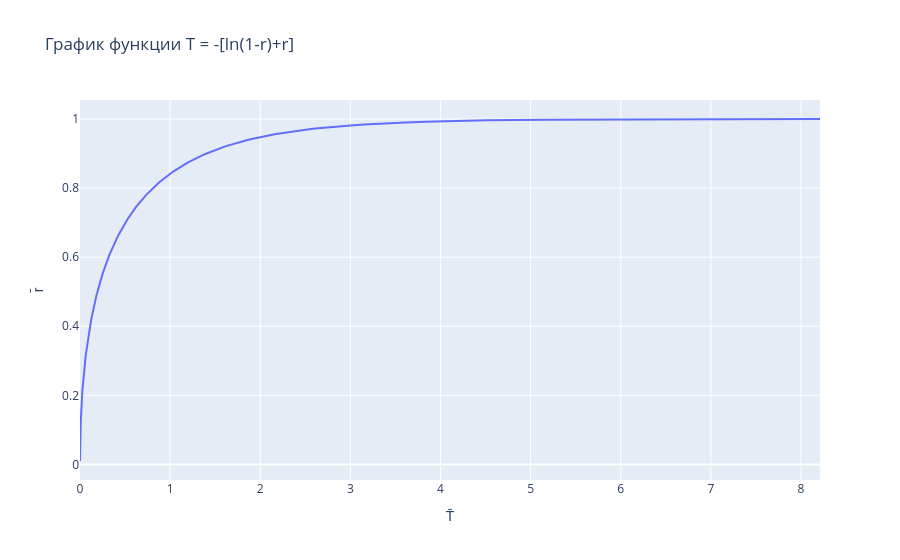

Write notebook code for a chart like this one.
### Markdown cell above
![plot1](images_zso_1well_simple/plot1.png)

### Code cell
r = np.linspace(0.01, 0.9999, 500)
T2 = -(np.log(1-r) + r)

fig2 = go.Figure()

fig2.add_scatter(
    x=T2,
    y=r,
    mode="lines",
    name="r(T)",
    hovertemplate="T=%{x:.5f}<br>r=%{y:.5f}<extra></extra>"
)

fig2.update_layout(
    title="График функции T = -[ln(1-r)+r]",
    xaxis_title="T̄",
    yaxis_title="r̄"
)

fig2.show()
fig2.write_html("images_zso_1well_simple/plot2.html", include_plotlyjs="cdn")

### Figure 1 — Plotly figure (JSON) as saved in the notebook; plotly's stock layout.template omitted (floating-point values rounded to 4 significant figures; data arrays with more than 128 entries replaced by an {"elided": "..."} marker saying what was removed)
{"data": [{"hovertemplate": "T=%{x:.5f}<br>r=%{y:.5f}<extra></extra>", "mode": "lines", "name": "r(T)", "type": "scatter", "x": {"elided": "500 float values"}, "y": {"elided": "500 float values"}}], "layout": {"autosize": true, "title": {"text": "График функции T = -[ln(1-r)+r]"}, "xaxis": {"autorange": true, "range": [5.034e-05, 8.21], "title": {"text": "T̄"}, "type": "linear"}, "yaxis": {"autorange": true, "range": [-0.04499, 1.055], "title": {"text": "r̄"}, "type": "linear"}}}
